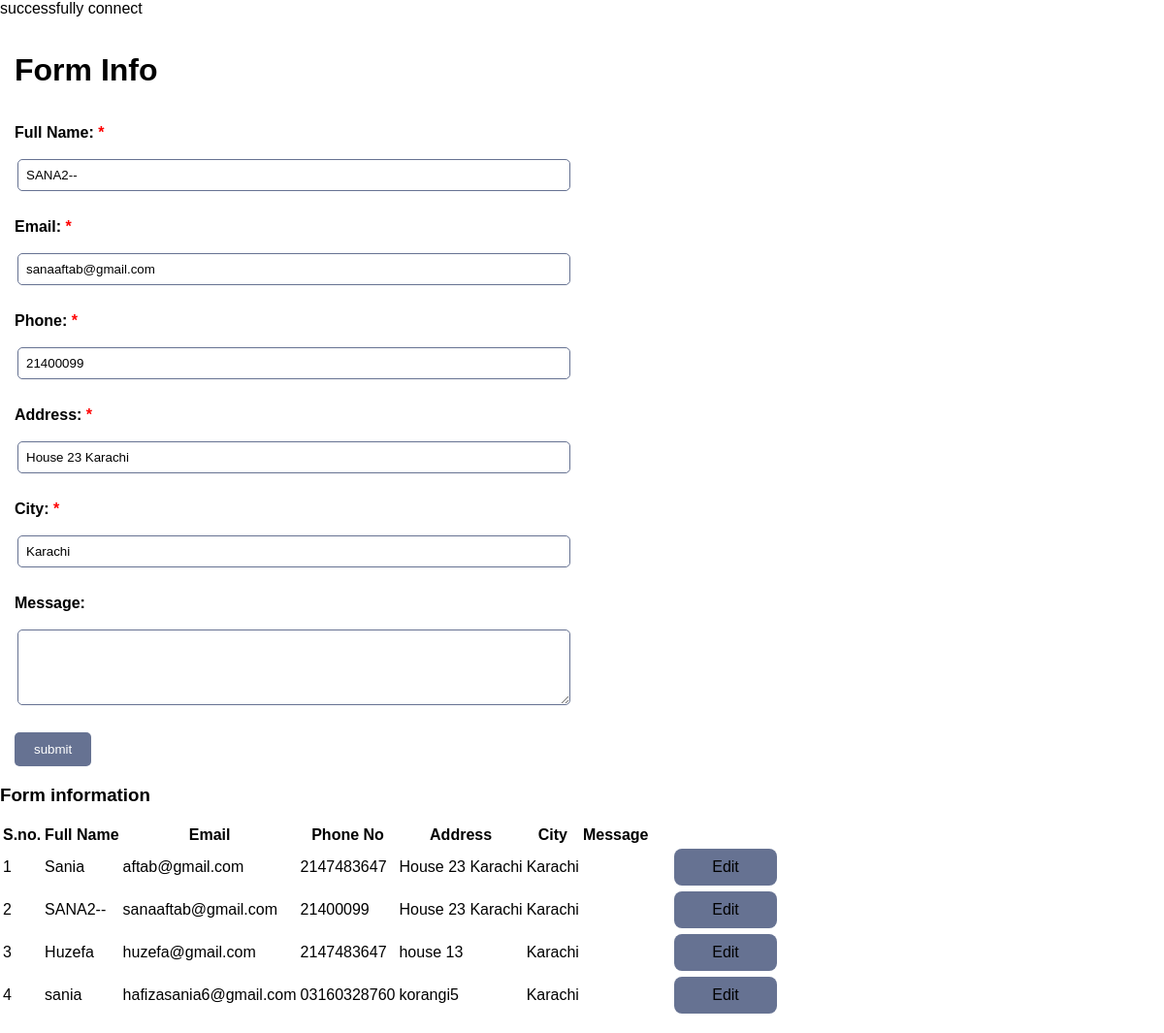
Screenshot of /form.php?id=2&mode=edit with the database file from the repository.
### tables this page shows
CREATE TABLE `users` (
  `id` int(11) NOT NULL AUTO_INCREMENT,
  `full_name` varchar(255) DEFAULT NULL,
  `email` varchar(255) DEFAULT NULL,
  `phone` varchar(100) DEFAULT NULL,
  `address` varchar(255) DEFAULT NULL,
  `city` varchar(255) DEFAULT NULL,
  `highest_degree` varchar(255) DEFAULT NULL,
  `university` varchar(255) DEFAULT NULL,
  `graduation_year` int(11) DEFAULT NULL,
  `major` varchar(255) DEFAULT NULL,
  `gpa` float DEFAULT NULL,
  `message` varchar(255) DEFAULT NULL,
  `additional_courses` varchar(255) DEFAULT NULL,
  PRIMARY KEY (`id`)
);

### form.php (the view, shortened to what this page needs)
 <?php
 include("connect.php");
 extract($_GET);
 if(isset($id) && $id > 0 && ($mode)&& $mode =='edit'){
     $sql ="SELECT * FROM users WHERE id ='".$id."'";
     $result = mysqli_query($conn,$sql);
     $count = mysqli_num_rows($result);
     if($count>0){
         $row1 = mysqli_fetch_assoc($result);
         $full_name = $row1['full_name'];
         $email = $row1['email'];
         $phone = $row1['phone'];
         $address = $row1['address'];
         $city = $row1['city'];
     }
 }
 extract($_POST);
 ?>
 <link rel="stylesheet" href="style.css">
 <h1>Form Info</h1>
 <form method="post" action="">
     <div class= "col-12">
         <label for="full_name" ><b>Full Name:
         <span class= "color_red">*
         ?></span></b></label>
         <input class="inputtype" type="text" id="full_name" name="full_name" value="<?php
         if(isset($full_name)){
             echo $full_name;
         }
         ?>"/>
     </div>
     <div class= "col-12">
         <label for="email"><b>Email:
        <span class="color_red">*<?php
        ?></span>
        </b></label>
         <input class="inputtype" type="email" id="email" name="email" value="<?php
         if(isset($email)){
             echo $email;
         }
         ?>"/>
     </div>
     <div class= "col-12">
         <label for="phone"><b>Phone:
         <span class="color_red">*<?php
         ?></span>
         </b></label>
         <input class="inputtype" type="text" id="phone" name="phone" value="<?php
         if(isset($phone)){
             echo $phone;
         }
         ?>"/>
     </div>
     <div class= "col-12">
         <label for="address" ><b>Address:
             <span class="color_red">*<?php
              ?></span>
              </b></label>
              <input class="inputtype" type="text" id="address" name="address" value="<?php
              if(isset($address)){
                 echo $address;
              }
              ?>"/>
     </div>
     <div class= "col-12">
         <label for="city"><b>City:
         <span class="color_red">*<?php
         ?></span>
         </b></label>
         <input class="inputtype" type="text" id="city" name="city" value="<?php
         if(isset($city)){
             echo $city;
         }
         ?>"/>
     </div>
     <div class= "col-12">
         <label for="message" ><b>Message:</b></label>
         <textarea class="inputtype" id="message" name="message" rows="4" ></textarea>
     </div>
     <div class= "col-12">
         <input class="submit" type="submit" value="submit">
     </div>
     <div class="claass table">
         <?php
         $sql ="SELECT * FROM users";
         $result = mysqli_query($conn, $sql);
         $count= mysqli_num_rows($result);
         if($count>0){ ?>
   <h3>Form information</h3>
<table>
         <thead>
             <tr>
                 <th>S.no.</th>
                 <th>Full Name</th>
                 <th>Email</th>
                 <th>Phone No</th>
                 <th>Address</th>
                 <th>City</th>
                 <th>Message</th>
             </tr>
         </thead>
         <tbody>
             <?php
             $i =0;
             while($row =mysqli_fetch_assoc($result)){
               $id =$row['id'];?>
               <tr>
                 <td><?php echo $i+1; ?></td>
                 <td><?php echo $row ['full_name']?></td>
                 <td><?php echo $row ['email']?></td>
                 <td><?php echo $row ['phone']?> </td>
                 <td><?php echo $row ['address']?></td>
                 <td><?php echo $row ['city']?></td>
                 <td><?php echo $row ['message']?></td>
                 <td>
                     <a href="form.php?id=<?php echo $row ['id'];?>&mode=edit">Edit</a>
                 </td>
             </tr>
             <?php
             $i++;
             }?>
         </tbody>
      </table>
        <?php }?>
     </div>
 </form>

### style.css (style rules this page uses)
h1 { padding: 15px; margin-right:20px; }
.inputtype { width: 50%; padding: 8px; margin:18px; border-radius: 5px; border: 1px solid #667292; }
.col-12 { margin-bottom: 10px; width: 95%; }
.col-12 label { display: block; margin:0px 15px; }
.submit { padding: 10px 20px; border-radius: 5px; background-color: #667292; color: white; border: none; margin:0px 15px; }
.navbar,a { height: 50%; width: 95%; padding: 10px; margin: 1px 22px; display: flex; justify-content: space-evenly; align-items: center; background-color: #667292; border-radius: 8px; text-decoration: none; color: black; }
.color_red { color: red; }

### rows the page displays
users: full_name "SANA2--", email "sanaaftab@gmail.com", phone "21400099", address "House 23 Karachi", city "Karachi"
users: full_name "Sania", email "aftab@gmail.com", phone "2147483647", address "House 23 Karachi", city "Karachi"
users: full_name "Huzefa", email "huzefa@gmail.com", phone "2147483647", address "house 13", city "Karachi"
users: full_name "sania", email "hafizasania6@gmail.com", phone "03160328760", address "korangi5", city "Karachi"
